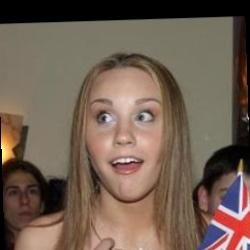
#> input picture Images/Test/1/subject02.4.jpg, 250 x 250 px, found by its file name
$ python -i RecogExample.py   (imports and definitions only)   (Python 2 division)   (older library calls are emulated)
#> lines starting #> are read from the running program, lines starting #| are printed output that depends on the picture
### utils/Utilities.py
'''
Created on Jun 29, 2016

@author: daniel
'''
import os
import random
from random import shuffle
from utils import Photo as photo_obj
import cv2
import glob


# [28 lines left out: functions myPrint, getFiles, splitPhotoName, not called in this run]

def get_file_name(file_path):
    trimmed_path = file_path.split('/')
    return trimmed_path[len(trimmed_path)-1]

# print((getFiles("/home/daniel/workspace/Project/Images/yalefaces/jpeg/")))

def getSubdirectories(direc):
    '''
    Gets all subdirectories in direc path
    Returns a list of directory names
    '''

    out = []
    for _, dirnames, _ in os.walk(direc):
        # Get all subdirectories from the Face library
        out = dirnames
        break
        # Return full path of the people directories
    return [direc + name + "/" for name in out]


# [23 lines left out: function getRandomFile, not called in this run]


def getTrimmedList(listA, length):
    '''
    Gets a list objects, shuffles them and returns a shorter list of lenght elements.
    If length value is greater than list size, it returns the shuffled initial list
    '''

    # If length is -1 we reutrn the whole shuffled List of people
    if length == -1:
        shuffle(listA)
        return listA

    else:
        # If people list size is less than the desired length, we return the shuffled input list
        if len(listA) <= length:
            shuffle(listA)
            listB = listA
        else:
            # Return a shuffled sublist of people of size:length
            shuffle(listA)
            listB = listA[:length]

        return listB


def getRandomImages(direc, numOfPeople, picPerPerson):
    '''
    Gets images from
    '''
#     print(numOfPeople, picPerPerson)
#     print(direc)
    listOfPeople = getTrimmedList(getSubdirectories(direc), numOfPeople )

    photos = []
    for person in listOfPeople:
        for f in getRandomFile(person, picPerPerson):
            photo = createPhoto_obj(person, f)
            photos += [photo]
#         photos += [person + f for f in getRandomFile(person, picPerPerson)]
#         photo = photo_obj()

    return photos

# [8 lines left out: function test, not called in this run]
#     photos = getAllPhotos(FACES_PATH)
#     print(photos)
#     print(len(photos))


def createPhoto_obj(folder, name):
    trimmedPath = folder.split('/')
    return photo_obj.Photo(folder + name, trimmedPath[len(trimmedPath)-2], name)

def getAllPhotos(direc):
    return getRandomImages(direc, -1, -1)


# [64 lines left out: functions getPhotosFrom, write_file, resize_img, faceCenterChanged, not called in this run]

# Get next number to store pictures and get identifier
def getNextLabelNumber(dic):
    return max(dic.keys())

# Create a new directory to store photos
def createNewFolder(filePath, key, name):
    command = "mkdir -p {}{}.{}".format(filePath, key, name)
    os.system(command)

### Example/RecogExample.py
#!/usr/bin/python

# Import the required modules
import cv2
import os
import numpy as np
from PIL import Image
from utils import Utilities as uti

face_size = 70

# For face detection we will use the Haar Cascade provided by OpenCV.
cascadePath = "/home/daniel/opencv/data/haarcascades/haarcascade_frontalface_default.xml"
faceCascade = cv2.CascadeClassifier(cascadePath)

# For face recognition we will the the LBPH Face Recognizer
# [1 line that did not run here, left out]

def get_images_and_labels(path):
    # Append all the absolute image paths in a list image_paths
    # We will not read the image with the .sad extension in the training set
    # Rather, we will use them to test our accuracy of the training
    image_paths = [os.path.join(path, f) for f in os.listdir(path) if not f.endswith('.sad')]
    # images will contains face images
    images = []
    # labels will contains the label that is assigned to the image
    labels = []
    for image_path in image_paths:
        # Read the image and convert to grayscale
        image_pil = Image.open(image_path).convert('L')
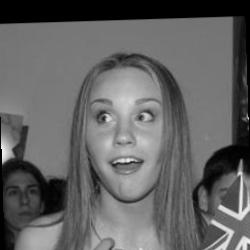
#> image_pil: PIL image 250x250 L; min 0, max 249, mean 99.1
        # Convert the image format into numpy array
        image = np.array(image_pil, 'uint8')

        # Get the label of the image
        nbr = int(os.path.split(image_path)[1].split(".")[0].replace("subject", ""))
        # Detect the face in the image
        faces = faceCascade.detectMultiScale(image)
#> faces = [[1, 173, 47, 47], [70, 76, 111, 111]]
        # If face is detected, append the face to images and the label to labels
        for (x, y, w, h) in faces:
            faceImg= image[y: y + h, x: x + w]
            faceImg = cv2.resize(faceImg, (face_size, face_size))
            images.append(faceImg)
            labels.append(nbr)
#> this loop made 2 passes
#> pass 1, in get_images_and_labels, `faceImg= image[y: y + h, x: x + w]`:
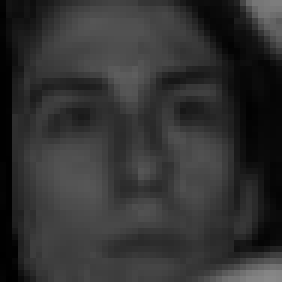
#> faceImg: shape (47, 47) (shown 6 times larger); min 0, max 136, mean 50.1
#> pass 2, in get_images_and_labels, `faceImg= image[y: y + h, x: x + w]`:
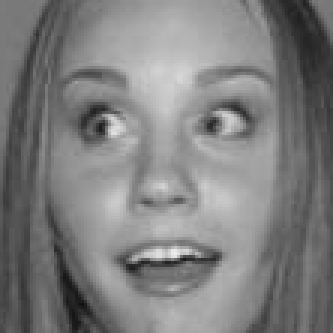
#> faceImg: shape (111, 111) (shown 3 times larger); min 16, max 236, mean 126.4
#> after the loop, images = 2 items; labels = [2, 2]
#             cv2.imshow("Adding faces to traning set...", image[y: y + h, x: x + w])
#             cv2.waitKey(50)
    # return the images list and labels list
    return images, labels

def get_images_and_labels2(path, train=True):
    # Append all the absolute image paths in a list image_paths
    # We will not read the image with the .sad extension in the training set
    # Rather, we will use them to test our accuracy of the training
    # images will contains face images
    images = []
    # labels will contains the label that is assigned to the image
    labels = []
    images_ = uti.getAllPhotos(path)
    for img in images_:
        if train :
            if '001' in img.path:
                continue
            # Read the image and convert to grayscale
            image_pil = Image.open(img.path).convert('L')
            # Convert the image format into numpy array
            image = np.array(image_pil, 'uint8')
            # Get the label of the image
            print(img.album_name)
            nbr = int(img.album_name)
            #int(os.path.split(img.path)[1].split(".")[0].replace("subject", ""))
            # Detect the face in the image
            faces = faceCascade.detectMultiScale(image)
            # If face is detected, append the face to images and the label to labels
            for (x, y, w, h) in faces:
                images.append(image[y: y + h, x: x + w])
                labels.append(nbr)
    #             cv2.imshow("Adding faces to traning set...", image[y: y + h, x: x + w])
    #             cv2.waitKey(50)
        else:
            if '001' not in img.path:
                continue
            # Read the image and convert to grayscale
            image_pil = Image.open(img.path).convert('L')
            # Convert the image format into numpy array
            image = np.array(image_pil, 'uint8')
            # Get the label of the image
            nbr = int(img.album_name) #int(os.path.split(img.path)[1].split(".")[0].replace("subject", ""))
            # Detect the face in the image
            faces = faceCascade.detectMultiScale(image)
            # If face is detected, append the face to images and the label to labels
            for (x, y, w, h) in faces:
                images.append(image[y: y + h, x: x + w])
                labels.append(nbr)

    # return the images list and labels list
    return images, labels

# Path to the Yale Dataset
# path = '/home/daniel/workspace/Project/Images/yalefaces/jpeg/'
path = '/home/daniel/workspace/Project/Images/Test/1/'


# Call the get_images_and_labels function and get the face images and the
# corresponding labels
images, labels = get_images_and_labels(path)
#> images = 2 items; labels = [2, 2]
# [12 lines not run here, left out]


# Append the images with the extension .sad into image_paths
image_paths = uti.getAllPhotos(path)
# [19 lines not run here, left out]

>>> result = get_images_and_labels2('../Images/Test/1/subject02.4.jpg')
